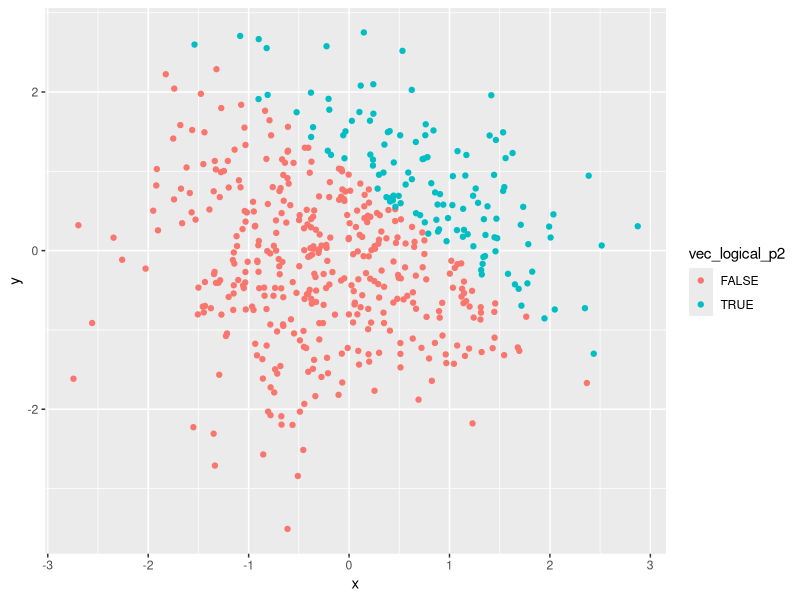
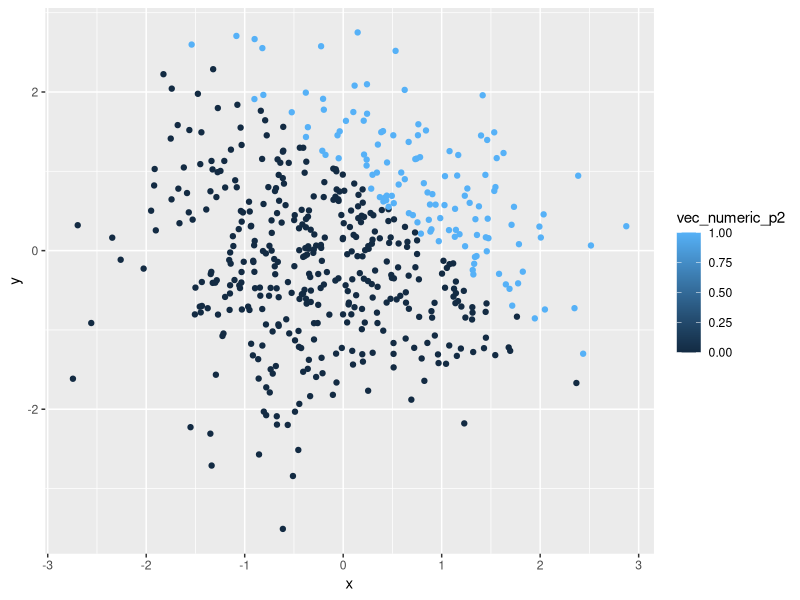
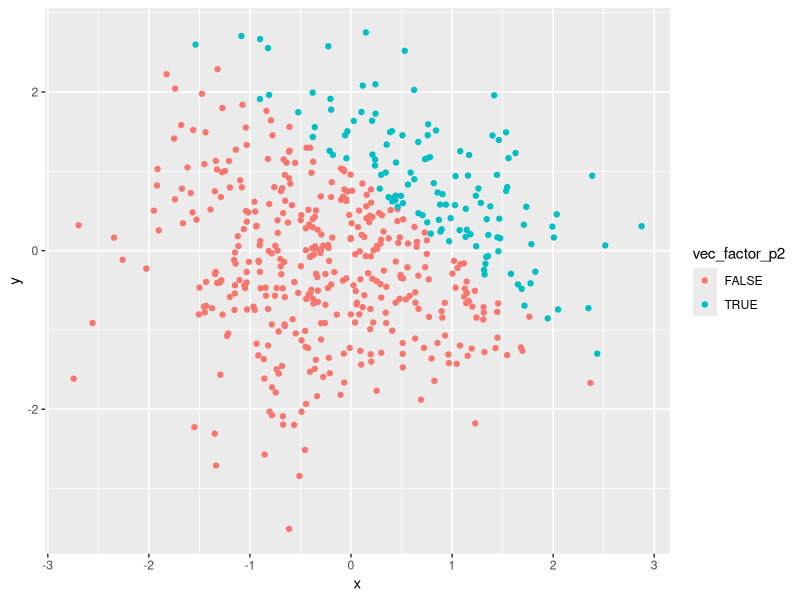
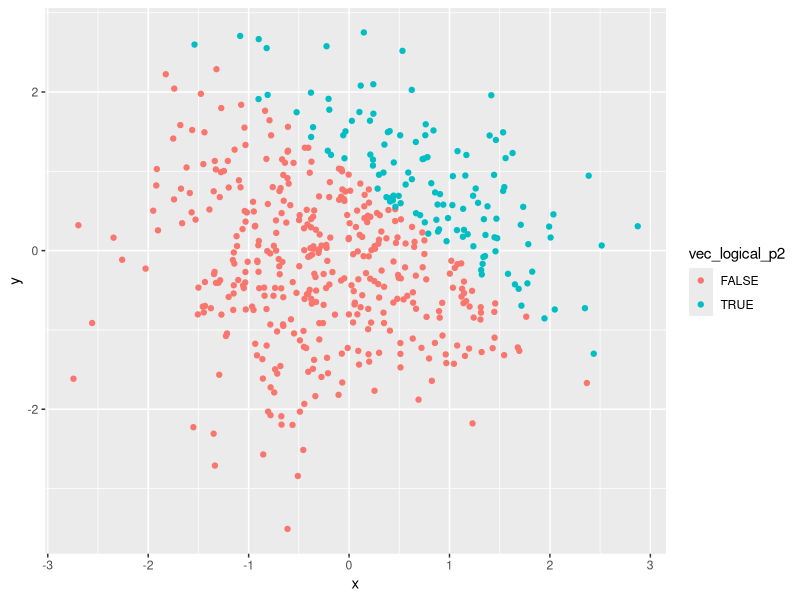

The R source for these figures, in order:
## ---- chunk 1
library(tidyverse)
## ---- chunk 2
prob1_df <- tibble(
    vec_numeric = rnorm(8),
    vec_logical = vec_numeric > 0,
    vec_character = c("beat", "cream", "fold", "glaze", "knead", "score", "whip", "whisk"),
    vec_factor = factor(c("good", "neutral", "bad", "good", "neutral", "bad", "good", "bad"))
)
## ---- chunk 3
set.seed(25) #I set a random seed for the sake of consistency and reproducibility
prob2_df <- tibble(
    x = rnorm(500),
    y = rnorm(500),
    vec_logical_p2 = x + y > 1,
    vec_numeric_p2 = as.numeric(vec_logical_p2),
    vec_factor_p2 = as.factor(vec_logical_p2)
)
## ---- chunk 4
p8105_hw1_plot1 <- ggplot(prob2_df) + geom_point(mapping = aes(x = x, y = y, color = vec_logical_p2))
## ---- chunk 5
p8105_hw1_plot2 <- ggplot(prob2_df) + geom_point(mapping = aes(x = x, y = y, color = vec_numeric_p2))
## ---- chunk 6
p8105_hw1_plot3 <- ggplot(prob2_df) + geom_point(mapping = aes(x = x, y = y, color = vec_factor_p2))
## ---- chunk 7
p8105_hw1_plot1
p8105_hw1_plot2
p8105_hw1_plot3
## ---- chunk 8
ggsave(filename = "hw1_prob2_plot1.png", plot = p8105_hw1_plot1)
